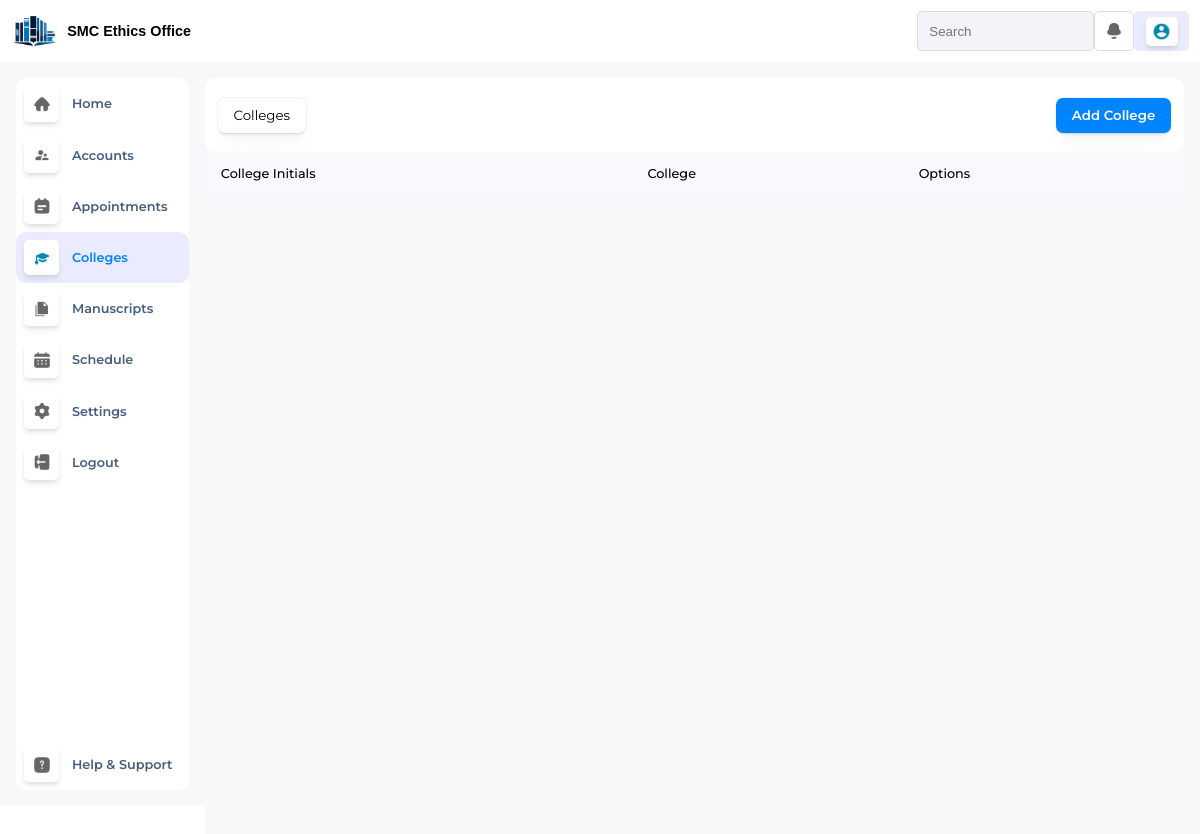
Before: /adminColleges/ with the older database file.
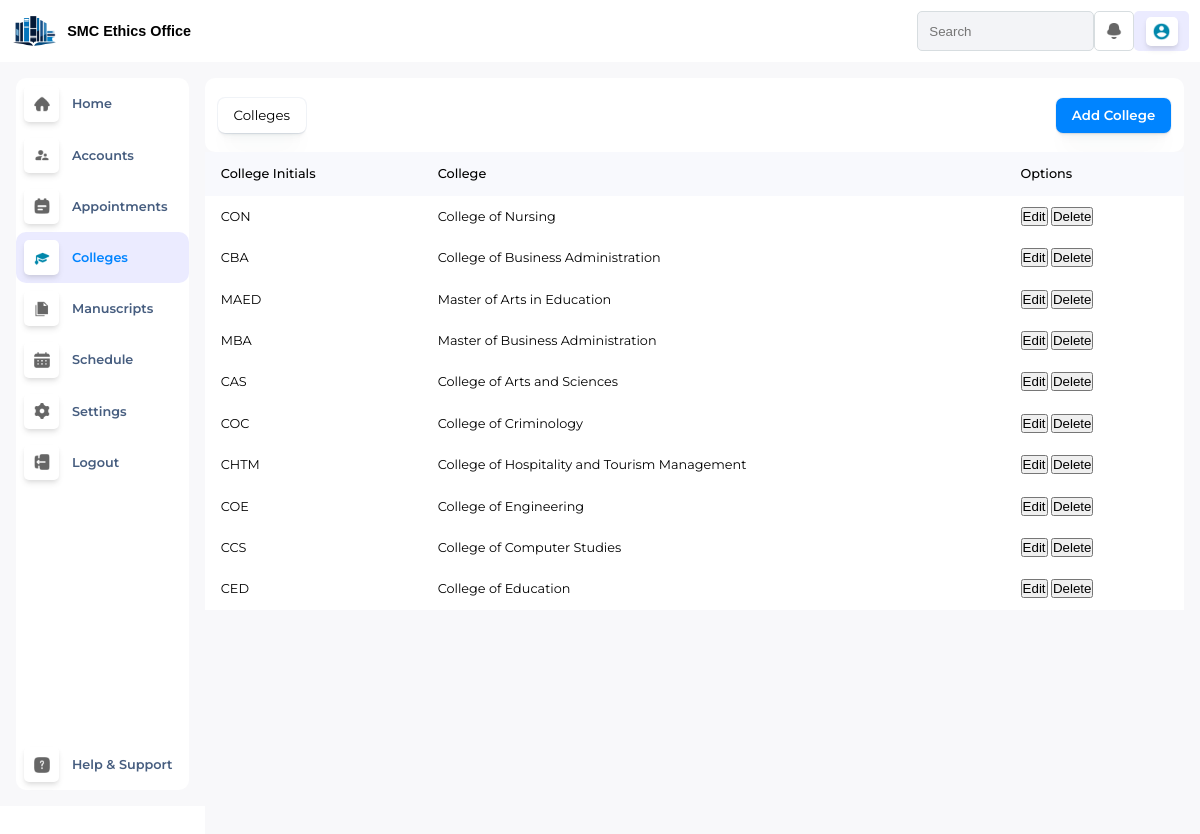
After: the same page with the newer database file.
### EthicsApp/views/models.py (models this page shows, shortened)
class College(models.Model):
    college_name = models.CharField(max_length =255)
    college_initials = models.CharField(max_length =255)

### EthicsApp/views/adminDashboard.py (the view)
# urls.py: re_path(r'^adminColleges/$', views.adminColleges, name='adminColleges'),
def adminColleges(request):
    profile_picture = request.session.get('profile_picture', None)
    account_type = request.session.get('account_type', None)
    colleges = College.objects.all()
    college_data = []
    for college in colleges:
        college_data.append({
            'college_initials': college.college_initials,
            'college_name': college.college_name,
        })
    context = {
        'profile_picture': profile_picture,
        'account_type': account_type,
        'colleges': college_data,
    }
    return render(request, 'admin/adminColleges.html', context)

### EthicsApp/templates/admin/adminColleges.html (shortened to what this page needs)
{% extends "master.html" %}
{% load static %}
{% block css %}
<link rel="stylesheet" href="{% static './css/adminDashboard.css' %}">
<link rel="stylesheet" href="{% static './css/adminColleges.css' %}">
<link rel="stylesheet" href="https://cdnjs.cloudflare.com/ajax/libs/font-awesome/6.6.0/css/all.min.css"
 />
{% endblock %}
{% block content %}
<div class="MainContainer">
      {% include './adminTopNav.html' %}
    <div class="MC-Bottom">
        {% include './adminNav.html' %}
        <div id="College-Content">
            <div class="CC-Top">
              <div class="CCT-Left">
                    <button id="ListOfColleges">Colleges</button>
              </div>
                <div class="CCT-Right">
                    <button id="AddCollege-btn">Add College</button>
                </div>
              </div>
             <div id="StudentAcc-Area">
                <table>
                  <tr>
                  <th>College Initials</th>
                  <th>College</th>
                  <th>Options</th>
                  </tr>
                    {% for college in colleges %}
                  <tr>
                    <td> {{ college.college_initials }}</td>
                    <td> {{ college.college_name }}</td>
                    <td>
                      <button type="">Edit</button>
                      <button type="">Delete</button>
                    </td>
                  </tr>
                  {% endfor %}
                </table>
              </div>
          </div>
    </div>
</div>
{% endblock %}

### EthicsApp/templates/master.html (shortened to what this page needs)
{% load static %}
<!DOCTYPE html>
<html lang="en">
<head>
  <link rel="stylesheet" href="{% static 'css/master.css' %}">
    {% block css %}{% endblock %}
</head>
<body>
    {% block content %}
    {% endblock %}
</body>
</html>

### EthicsApp/templates/admin/adminTopNav.html (shortened to what this page needs)
<div class="MC-Top">
    <div class="MCT-Left">
        <img src="../../static/images/smethicslogo.png" alt="">
        <h3>SMC Ethics Office</h3>
    </div>
    <div class="MCT-Middle">
    </div>
    <div class="MCT-Right">
        <input type="" name="" id="HomeSearch" placeholder="Search">
        <div class="NotifAdmin">
            <img src="../../static/images/Bell-Notification--Streamline-Flex.png" alt="">
        </div>
        <div class="ProfilePic">
            {% if profile_picture %}
                <img src="{{ profile_picture }}" alt="Profile Picture">
            {% else %}
              <div class="PPProf">
                <img src="../../static/images/Account-Circle-Fill--Streamline-Remix-Fill.png" alt="Default Profile">
              </div>
            {% endif %}
      </div>
    </div>
</div>

### EthicsApp/templates/admin/adminNav.html
<nav>
  <div class="nav-content">
    <ul>
      <a href="{% url 'adminDashboard' %}">
        <li class="{% if request.path == '/adminDashboard/' %}active{% endif %}">
          <div class="NavContainer">
            <img src="../../static/images/Home-2--Streamline-Flex.png" alt="">
          </div>
          <p>Home</p>
        </li>
      </a>
      <a href="{% url 'adminAccounts' %}">
        <li class="{% if request.path == '/adminAccounts/' %}active{% endif %}">
          <div class="NavContainer">
            <img src="../../static/images/Supervisor-Account-Fill--Streamline-Rounded-Fill---Material-Symbols.png" alt="">
          </div>
          <p>Accounts</p>
        </li>
      </a>
      <a href="{% url 'adminAppointments' %}">
        <li class="{% if request.path == '/adminAppointments/' %}active{% endif %}">
          <div class="NavContainer">
            <img src="../../static/images/Calendar-Note--Streamline-Plump (1).png" alt="">
          </div>
          <p>Appointments</p>
        </li>
      </a>
      <a href="{% url 'adminColleges' %}">
        <li class="{% if request.path == '/adminColleges/' %}active{% endif %}">
          <div class="NavContainer">
            <img src="../../static/images/Graduation-Cap--Streamline-Sharp.png" alt="">
          </div>
          <p>Colleges</p>
        </li>
      </a>
      <a href="{% url 'adminManuscripts' %}">
        <li class="{% if request.path == '/adminManuscripts/' %}active{% endif %}">
          <div class="NavContainer">
            <img src="../../static/images/File-Copy-Fill--Streamline-Sharp-Fill---Material-Symbols.png" alt="">
          </div>
          <p>Manuscripts</p>
        </li>
      </a>
      <a href="{% url 'adminSchedule' %}">
        <li class="{% if request.path == '/adminSchedule/' %}active{% endif %}">
          <div class="NavContainer">
            <img src="../../static/images/Schedule--Streamline-Unicons.png" alt="">
          </div>
          <p>Schedule</p>
        </li>
      </a>
      <a href="{% url 'adminSettings' %}">
        <li class="{% if request.path == '/adminSettings/' %}active{% endif %}">
          <div class="NavContainer">
            <img src="../../static/images/Cog-Setting--Streamline-Micro.png" alt="">
          </div>
          <p>Settings</p>
        </li>
      </a>
      <a href="{% url 'logout' %}">
        <li>
          <div class="NavContainer">
            <img src="../../static/images/Logout-3--Streamline-Solar.png" alt="">
          </div>
          <p>Logout</p>
        </li>
      </a>
    </ul>
    <ul>
      <a href="{% url 'adminHelpSupport' %}">
        <li class="{% if request.path == '/adminHelpSupport/' %}active{% endif %}">
          <div class="NavContainer">
            <img src="../../static/images/Question-Square--Streamline-Solar.png" alt="">
          </div>
          <p>Help & Support</p>
        </li>
      </a>
    </ul>
  </div>
</nav>

### EthicsApp/static/css/master.css (style rules this page uses)
body { visibility: hidden; opacity: 0; transition: opacity 0.3s ease-in-out; }

### EthicsApp/static/css/adminDashboard.css (style rules this page uses)
* { margin: 0; padding: 0; }
body { overflow-y: hidden; font-family: "Montserrat", sans-serif; height: 90vh; background-color: var(--login-container); }
[data-theme="light"] { --bg-color: #f8f9ff; --text-color: #373131; --login-container: #ffffff; --border: #DCDCDE; --button-color: #0084ff; --button-hover: #0179e8; --container-border: #d7dde0; --h3-Top: #07192a; --input-bg: #f3f4f7; --icon-filter: brightness(0.5) invert(0.4); --nav-bg-icon: #f3f4f7; --nav-p: #465d7f; --nav-hover: #ebebff; --nav-p-hovered: black; --calendarView-btn-color: #f3f4f7; --modal-container: #ffffff; }
.MainContainer { width: 100%; height: 100%; background-color: var(--login-container); }
.MC-Top { height: 2.5rem; display: flex; justify-content: space-between; padding: 0.7rem; box-shadow: rgba(0, 0, 0, 0.16) 0px 1px 4px; }
.MC-Bottom { display: flex; height: 93vh; }
.MCT-Left { width: 20%; display: flex; align-items: center; }
.MCT-Middle { width: 80%; display: flex; align-items: center; }
.MCT-Right { width: 30%; display: flex; justify-content: space-between; }
.MCT-Left img { width: 2.9rem; height: 2.9rem; margin-right: 0.6rem; }
.MCT-Left h3 { font-size: 0.9rem; font-family: Arial; }
.MCT-Right input { background-color: var(--input-bg); border: none; padding: 0.7rem; width: 57%; border: 1px solid var(--container-border); border-radius: 5px; }
.NotifAdmin { padding: 0.6rem 0.7rem; display: flex; justify-content: center; align-items: center; border-radius: 5px; border: 1px solid var(--container-border); }
.NotifAdmin img { filter: var(--icon-filter); width: 1rem; height: 1rem; }
nav { width: 15%; display: flex; flex-direction: column; background-color: #f8f8fa; padding: 1rem; }
.nav-content { display: flex; flex-direction: column; justify-content: space-between; height: 100%; background-color: var(--modal-container); border-radius: 10px; }
nav ul { list-style: none; padding: 0; margin: 0; }
nav ul li { display: flex; align-items: center; padding: 0.5rem; font-size: 0.8rem; }
.NavContainer { padding: 0.6rem; display: flex; justify-content: center; align-items: center; border-radius: 5px; margin-right: 0.8rem; box-shadow: rgba(0, 0, 0, 0.1) 0px 4px 6px -1px, rgba(0, 0, 0, 0.06) 0px 2px 4px -1px; }
nav ul li img { filter: var(--icon-filter); width: 1rem; height: 1rem; }
nav ul li p { font-weight: 560; color: var(--nav-p); }
.active { background-color: var(--nav-hover); color: var(--nav-active-color); border-radius: 10px; }
.active .NavContainer img { filter: invert(34%) sepia(88%) saturate(7471%) hue-rotate(180deg) brightness(1.1) contrast(1); }
.active .NavContainer { background-color: var(--modal-container); }
.active p { color: var(--button-color); }
nav ul a { text-decoration: none; }
table th { background-color: #f8f9fd; }
.ProfilePic { display: flex; justify-content: center; align-items: center; padding: 0.4rem 0.7rem; border-radius: 5px; background-color: var(--nav-hover); }
.ProfilePic img { width: 1.8rem; height: 1.8rem; border-radius: 50%; object-fit: cover; }
.PPProf { border-radius: 5px; padding: 0.3rem 0.4rem; background-color: var(--modal-container); display: flex; justify-content: center; align-items: center; box-shadow: rgba(0, 0, 0, 0.1) 0px 4px 6px -1px, rgba(0, 0, 0, 0.06) 0px 2px 4px -1px; }
.PPProf img { width: 1.2rem; height: 1.2rem; object-fit: cover; filter: invert(34%) sepia(88%) saturate(7471%) hue-rotate(180deg) brightness(1.1) contrast(1); }

Changed rows visible on the page:
added College: college_initials "CON", college_name "College of Nursing"
added College: college_initials "CBA", college_name "College of Business Administration"
added College: college_initials "MAED", college_name "Master of Arts in Education"
added College: college_initials "MBA", college_name "Master of Business Administration"
added College: college_initials "CAS", college_name "College of Arts and Sciences"
added College: college_initials "COC", college_name "College of Criminology"
added College: college_initials "CHTM", college_name "College of Hospitality and Tourism Management"
added College: college_initials "COE", college_name "College of Engineering"
added College: college_initials "CCS", college_name "College of Computer Studies"
added College: college_initials "CED", college_name "College of Education"
Other visible differences:
new list line: "Edit Delete"
